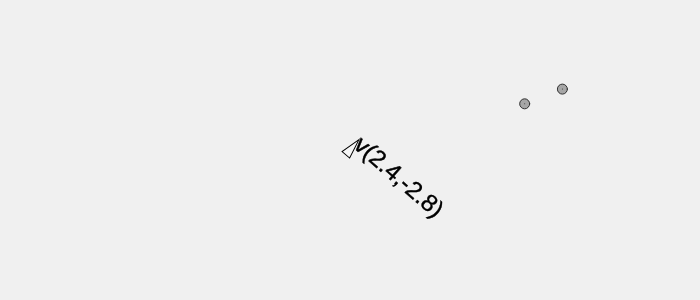
Frame 1 (no input)
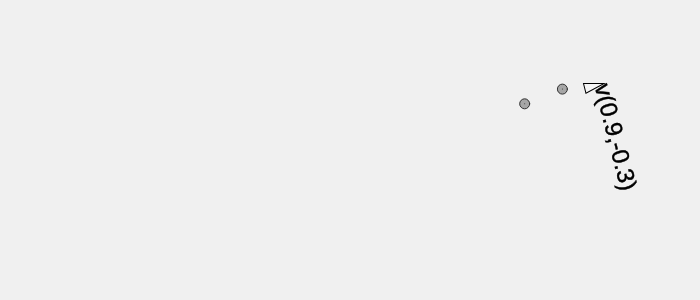
Frame 60 (no input)
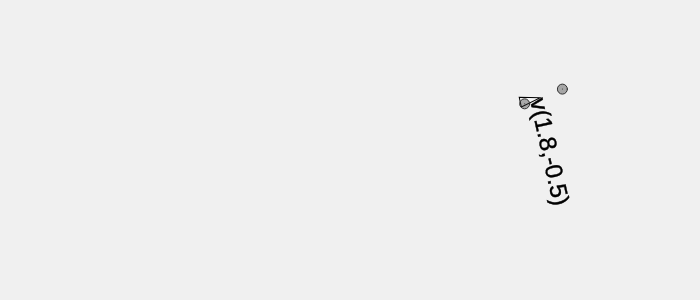
Frame 120 (the mouse pressed at the canvas centre since frame 60)

The p5.js sketch that drew these frames (run headless with seeded random() and noise() and a simulated clock; from frame 60 on, the mouse is pressed at the canvas centre):

// p5.js sketch
// ── sketch.js
/// <reference path="../../p5.global-mode.d.ts" />

const floor1=(n)=>floor(n*10)/10;

class Vehicle {
    constructor(x = 0, y = 0, m = 1) {
        this.maxspeed = 5;        
        this.position = createVector(x, y);
        this.velocity = createVector(random(-this.maxspeed, this.maxspeed),random(-this.maxspeed, this.maxspeed));
        this.acceleration = createVector(0, 0);
        this.mass = 1;
        this.r = 5;
        this.maxforce = 0.15;
    }
    update() {
        this.velocity.add(this.acceleration);
        this.position.add(this.velocity);
        this.acceleration.mult(0);
    }
    applyForce(force) {
        // F=AM, A=F/M
        let a = p5.Vector.div(force, this.mass);
        this.acceleration.add(a);
    }
    seek(targets) {
        targets.forEach(target=> {
            // 操舵ベクトル=進みたい速度ベクトル-現在の速度ベクトル
            let desired = p5.Vector.sub(target.position, this.position);
            desired.normalize();
            desired.mult(this.maxspeed);
            let steer = p5.Vector.sub(desired, this.velocity);

            // 距離によって重みを付ける
            let d = p5.Vector.dist(target.position, this.position);
            let weight = map(d, 0, width, 0, 0.5);
            steer.mult(weight);

            steer.limit(this.maxforce);
            this.applyForce(steer);
        });
    }
    display() {
        let h = this.velocity.heading() + PI/2;
        push();
        translate(this.position.x, this.position.y);
        rotate(h);
        scale(this.r);
        stroke(0);
        strokeWeight(1/this.r);
        fill(255, 100);
        beginShape();
        vertex(0, -2);
        vertex(-1, 2);
        vertex(1, 2);
        endShape(CLOSE);
        // text
        fill(0);
        scale(1/this.r);
        scale(2);
        let _x = floor1(this.velocity.x);
        let _y = floor1(this.velocity.y);
        
        text(`v(${_x},${_y})`, 0, 0);
        pop();
    }
}

class Target {
    constructor() {
        this.position = createVector(random(0, width), random(0, height));
        this.mass = 1;
    }
    display() {
        push();
        translate(this.position.x, this.position.y);
        fill(50, 100);
        stroke(50);
        ellipse(0, 0, this.mass*10, this.mass*10);
        point(0, 0);
        pop();
    }
}

let vehicle;
let targets;
function setup() {
    createCanvas(700, 300);
    vehicle = new Vehicle(width/2, height/2);
    targets = Array.from({length:2}, (v,k)=> new Target());
    console.log(targets)
}
function draw() {
    background(240);
    vehicle.seek(targets);
    //vehicle.bound(50);
    vehicle.update();
    vehicle.display();

    targets.forEach(v=>v.display());
}
